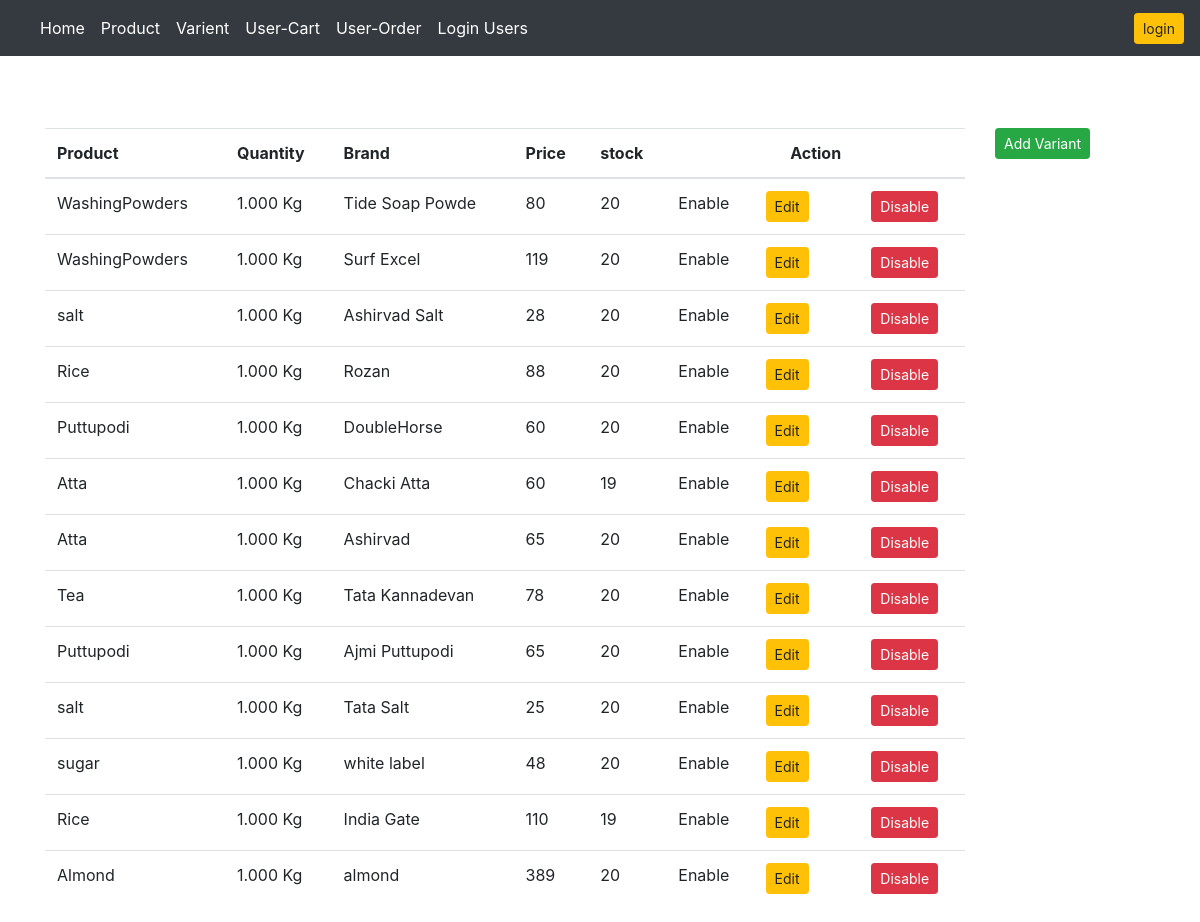
/subproduct/, run on the app's committed database.
### app/models.py (models this page shows, shortened)
class Varient(models.Model):
    product = models.ForeignKey(Product, on_delete=models.CASCADE)
    image = models.ImageField(upload_to='items/', null=True, blank=True)
    image2 = models.ImageField(upload_to='items/', null=True, blank=True)
    image3 = models.ImageField(upload_to='items/', null=True, blank=True)
    banner = models.ImageField(upload_to='items/', null=True, blank=True)
    quantity = models.FloatField(default=1)
    brand = models.CharField(null=True, max_length=15)
    description = models.CharField(
        max_length=250, null=True)
    price = models.IntegerField(default=0)
    is_active = models.BooleanField(default=True,null=True)
    stock = models.PositiveIntegerField(default=0,null=True)

class Product(models.Model):
    name = models.CharField(max_length=200, unique=True, null=True, blank=True)
    is_active = models.BooleanField(default=True)
    def __str__(self):
        return self.name

### app/views.py (the view)
# urls.py: path('subproduct/', views.subproductview, name="subproductview"),
@csrf_exempt
def subproductview(request):
    variants = Varient.objects.select_related('product').order_by('-id')
    dict_form = {
        'product': variants
    }
    return render(request,'sub/subproductview.html', dict_form)

### app/templates/sub/subproductview.html (shortened to what this page needs)
{% extends 'main.html' %}
{% load static %}
{% block content %}
<div class="row mt-5">
    <div class="col-10">
        <table id="table-container" class="table">
            <thead>
                <tr>
                    <th scope="col">Product</th>
                    <th scope="col">Quantity</th>
                    <th scope="col">Brand</th>
                    <th scope="col">Price</th>
                    <th scope="col">stock</th>
                    <th colspan="5" scope="col" style="text-align: center;">Action</th>
                </tr>
            </thead>
            <tbody>
                {% for item in product %}
                <tr id="table-row-">
                    <td class="field1">{{item.product}}</td>
                    <td class="field2">{{item.quantity|floatformat:3}} Kg</td>
                    <td class="field3">{{item.brand}}</td>
                    <td class="field4">{{item.price}}</td>
                    <td class="field4">{{item.stock}}</td>
                   <td id="item-status {{item.id}}">
    {% if item.is_active  %}
        Enable
    {% else %}
        Disable
    {% endif %}
</td>
                            <td><a href="{% url 'subproductupdate' item.id %}"><button scope="col" type="button" class="btn btn-warning btn-sm ">Edit</button></a></td>
<td>
</td>
                    {% if item.is_active == False %}
                    <td><a href="{% url 'variantenable' item.id %}"><button type="button"
                                class="btn btn-info btn-sm">ENABLE</button></a></td>
                    {% else %}
                    <td> <button type="button" onclick="btnok('{{item.id}}')" class="btn btn-danger btn-sm">Disable</button></td>
                    {% endif %}
                </tr>
                {% endfor %}
            </tbody>
        </table>
    </div>
    <div class="col-2">
        <th><a href="{% url 'subproductadd' %}"><button scope="col"
                    type="button" class="btn btn-success btn-sm ">Add Variant</button></a></th>
    </div>
</div>
{% endblock content %}

### static/css/main.css (style rules this page uses)
body { background-color: hsl(0, 0%, 98%); }
.btn { border-radius: 0; }

### data on the page
Varient: product "WashingPowders", quantity "1.000", brand "Tide Soap Powde", price "80", stock "20", is_active "Enable"
Varient: product "WashingPowders", quantity "1.000", brand "Surf Excel", price "119", stock "20", is_active "Enable"
Varient: product "salt", quantity "1.000", brand "Ashirvad Salt", price "28", stock "20", is_active "Enable"
Varient: product "Rice", quantity "1.000", brand "Rozan", price "88", stock "20", is_active "Enable"
Varient: product "Puttupodi", quantity "1.000", brand "DoubleHorse", price "60", stock "20", is_active "Enable"
Varient: product "Atta", quantity "1.000", brand "Chacki Atta", price "60", stock "19", is_active "Enable"
Varient: product "Atta", quantity "1.000", brand "Ashirvad", price "65", stock "20", is_active "Enable"
Varient: product "Tea", quantity "1.000", brand "Tata Kannadevan", price "78", stock "20", is_active "Enable"
Varient: product "Puttupodi", quantity "1.000", brand "Ajmi Puttupodi", price "65", stock "20", is_active "Enable"
Varient: product "salt", quantity "1.000", brand "Tata Salt", price "25", stock "20", is_active "Enable"
Varient: product "sugar", quantity "1.000", brand "white label", price "48", stock "20", is_active "Enable"
Varient: product "Rice", quantity "1.000", brand "India Gate", price "110", stock "19", is_active "Enable"
Varient: product "Almond", quantity "1.000", brand "almond", price "389", stock "20", is_active "Enable"
